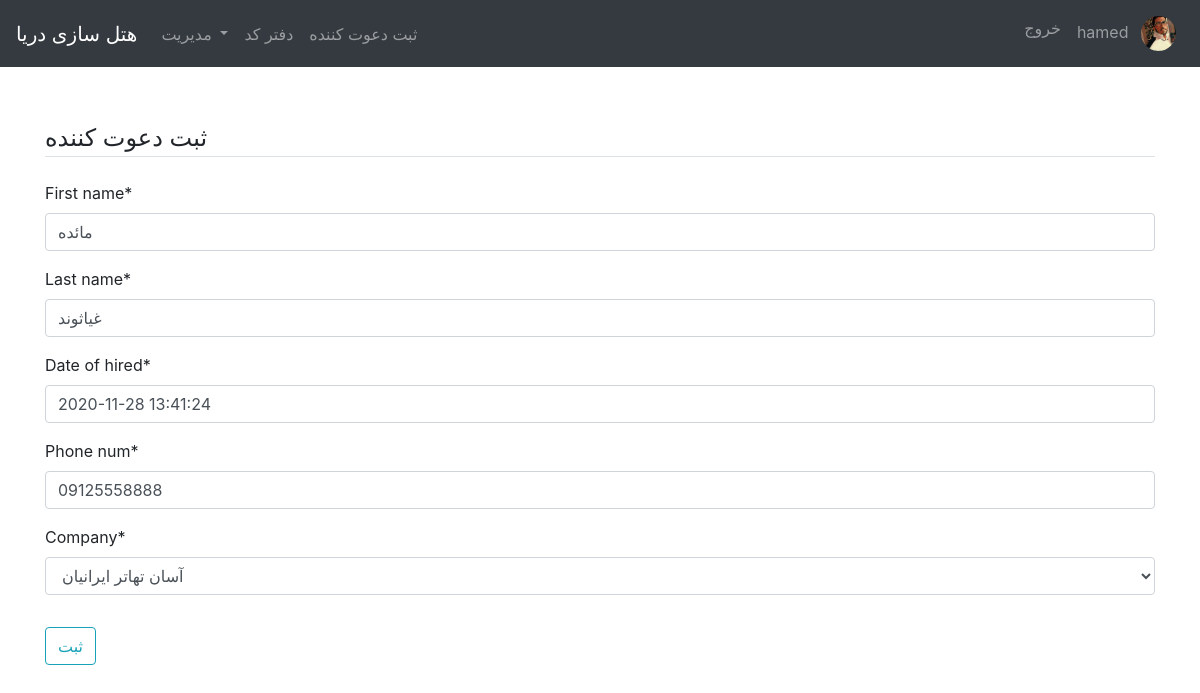
The page /inviter_detail/3/update/ (signed in) on the database its author committed.
### users/models.py (models this page shows, shortened)
class Profile(models.Model):
    user = models.OneToOneField(User, on_delete=models.CASCADE)
    image = models.ImageField(default='default.jpg', upload_to='profile_pics')

### inviters/models.py (models this page shows, shortened)
class Inviter(models.Model):
    first_name = models.CharField(max_length=100)
    last_name = models.CharField(max_length=100)
    date_of_hired = models.DateTimeField(default=timezone.now)
    date_of_fired = models.DateTimeField(null=True, blank=True)
    date_of_start_esurance = models.DateTimeField(null=True, blank=True)
    date_of_end_esurance = models.DateTimeField(null=True, blank=True)
    is_fired = models.BooleanField(default=False)
    phone_num = models.CharField(max_length=11, unique=True)
    company = models.ForeignKey(Company, on_delete=models.PROTECT)
    user = models.ForeignKey(User, on_delete=models.PROTECT)

### inviters/views.py (the view)
# urls.py: path('inviter_detail/<int:pk>/update/', InviterUpdateView.as_view(), name="inviter_update"),
class InviterUpdateView(LoginRequiredMixin, UserPassesTestMixin, UpdateView):
    model = Inviter
    fields = ['first_name', 'last_name', 'date_of_hired', 'phone_num', 'company']
    def test_func(self):
        form = self.get_object()
        if self.request.user == form.user or self.request.user.is_superuser:
            return True
        return False

### inviters/models.py (called while the page is built)
    def __str__(self):
        return self.company_name

### inviters/templates/inviters/inviter_form.html (shortened to what this page needs)
{% extends "base.html" %}
{% load crispy_forms_tags %}
{%  block content %}
    <form method="POST">
        <FIELDSET class="form-group">
            <legend class="border-bottom mb-4">
                ثبت دعوت کننده
            </legend>
            {{ form|crispy}}
        </FIELDSET>
        <button class="btn btn-outline-info" type="submit">ثبت</button>
    </form>
{%  endblock %}

### inviters/templates/base.html (shortened to what this page needs)
<!doctype html>
<html lang="en">
<head>
    <link rel="stylesheet" href="https://cdn.jsdelivr.net/npm/bootstrap@4.5.3/dist/css/bootstrap.min.css"
>
</head>
<body>
<nav class="navbar navbar-expand-lg navbar-dark bg-dark fixed-top">
    <a class="navbar-brand" href="/">هتل سازی دریا</a>
    <div class="collapse navbar-collapse" id="navbarNav">
        {% if user.is_authenticated %}
            <ul class="navbar-nav mr-auto">
                {% if user.is_superuser %}
                    <li class="nav-item dropdown">
                        <a class="nav-link dropdown-toggle" href="#" id="navbarDropdown" role="button"
                           data-toggle="dropdown" aria-haspopup="true" aria-expanded="false">
                            مدیریت
                        </a>
                    </li>
                {% endif %}
                <li class="nav-item">
                    <a class="nav-link" href="{% url 'daftarcode' %}">دفتر کد</a>
                </li>
                <li class="nav-item">
                    <a class="nav-link" href="{% url 'inviter_new' %}">ثبت دعوت کننده</a>
                </li>
            </ul>
        {% endif %}
        <ul class="navbar-nav ml-auto">
            {% if user.is_authenticated %}
                <li class="nav-item">
                    <a class="nav-link" href="{% url 'logout' %}">خروج</a>
                </li>
                <li class="nav-item">
                    <a class="nav-link" href="{% url 'profile' %}">
                        {{ user.username }}
                        <img class="rounded-circle z-depth-0 ml-2"
                             alt="avatar image"
                             height="35"
                             src="{{ user.profile.image.url }}">
                    </a>
                </li>
            {% else %}
                <li class="nav-item">
                    <a class="nav-link" href="{% url 'login' %}">ورود</a>
                </li>
            {% endif %}
        </ul>
    </div>
</nav>
<br><br><br><br>
<main role="main" class="container mb-4">
    <div class="row mt-4">
        <div class="col-md-12">
            {% block content %}
            {% endblock %}
        </div>
    </div>
</main>
</body>
</html>

### rows shown on the page
Inviter: first_name "مائده", last_name "غیاثوند", date_of_hired "2020-11-28 13:41:24", phone_num "09125558888", company "آسان تهاتر ایرانیان"

### other values the page prints
{{ user.username }} "hamed"
